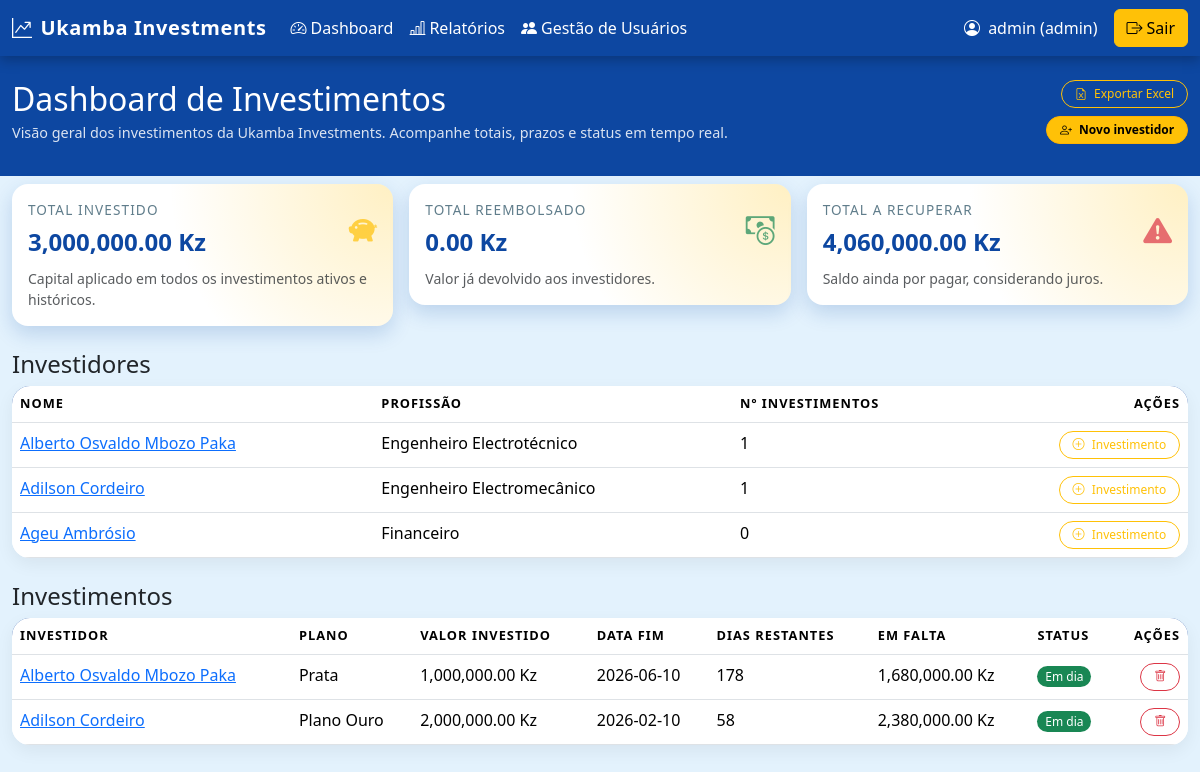
Page /dashboard (signed in) on the earlier database version.
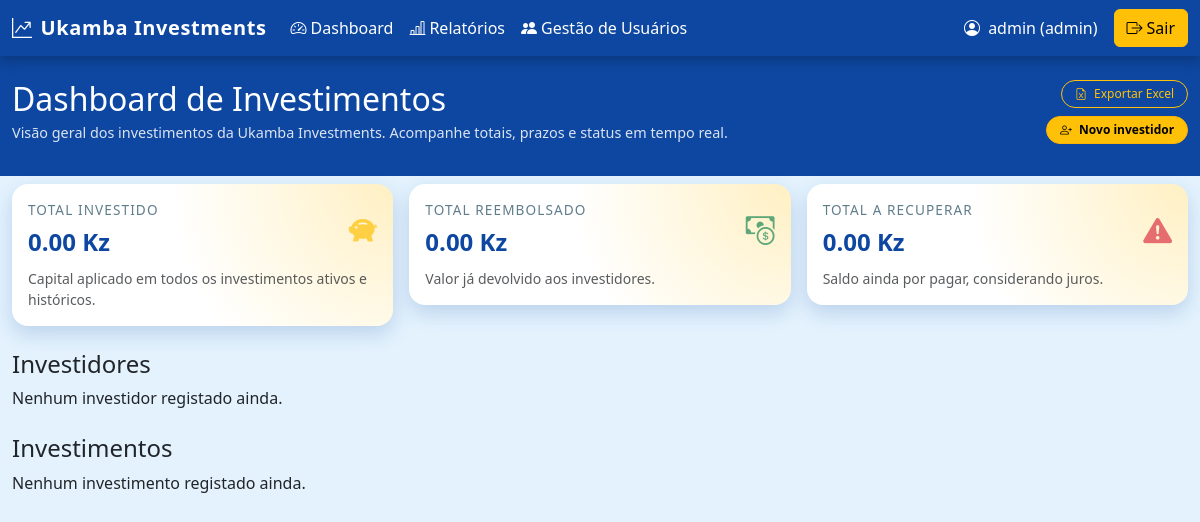
Same page on the later database version.
### main.py (models this page shows, shortened)
class User(db.Model, UserMixin):
    id = db.Column(db.Integer, primary_key=True)
    username = db.Column(db.String(50), unique=True, nullable=False)
    password_hash = db.Column(db.String(200), nullable=False)
    role = db.Column(db.String(20), nullable=False, default="gestor")
    is_active = db.Column(db.Boolean, default=True)
    created_at = db.Column(db.DateTime, default=datetime.utcnow)

class Investor(db.Model):
    id = db.Column(db.Integer, primary_key=True)
    nome = db.Column(db.String(100), nullable=False)
    profissao = db.Column(db.String(100))
    created_at = db.Column(db.DateTime, default=datetime.utcnow)
    investments = db.relationship("Investment", backref="investor", lazy=True)
    @property
    def numero_investimentos(self):
        return len(self.investments)

class Investment(db.Model):
    id = db.Column(db.Integer, primary_key=True)
    investor_id = db.Column(db.Integer, db.ForeignKey("investor.id"), nullable=False)
    plano = db.Column(db.String(50))
    valor_investido = db.Column(db.Float, nullable=False)
    taxa_juro = db.Column(db.Float, nullable=False)  # taxa total do período (juros compostos)
    meses = db.Column(db.Integer, nullable=False)
    data_inicio = db.Column(db.Date, nullable=False)
    data_fim = db.Column(db.Date, nullable=False)
    valor_reembolsado = db.Column(db.Float, default=0.0)
    def valor_total_a_receber(self):
        return self.valor_investido * (1 + self.taxa_juro)
    def valor_em_falta(self):
        return self.valor_total_a_receber() - self.valor_reembolsado
    def dias_restantes(self):
        hoje = datetime.utcnow().date()
        return (self.data_fim - hoje).days
    def esta_atrasado(self):
        return self.dias_restantes() < 0 and self.valor_em_falta() > 0

### main.py (the view)
@app.route("/dashboard")
@require_roles("admin", "gestor", "leitura")
def dashboard():
    investidores = Investor.query.all()
    investments = Investment.query.all()
    total_investido = sum(inv.valor_investido for inv in investments)
    total_reembolsado = sum(inv.valor_reembolsado for inv in investments)
    total_a_recuperar = sum(inv.valor_em_falta() for inv in investments)
    return render_template(
        "index.html",
        investidores=investidores,
        investments=investments,
        total_investido=total_investido,
        total_reembolsado=total_reembolsado,
        total_a_recuperar=total_a_recuperar,
    )

### main.py (called while the page is built)
@login_manager.user_loader
def load_user(user_id):
    return User.query.get(int(user_id))

def require_roles(*roles):
    def decorator(func):
        @wraps(func)
        @login_required
        def wrapper(*args, **kwargs):
            if not getattr(current_user, "is_active", True):
                logout_user()
                flash("Conta desativada. Contacte o administrador.", "danger")
                return redirect(url_for("login"))
            user_role = getattr(current_user, "role", None)
            if user_role not in roles:
                flash("Sem permissão para aceder a esta página.", "danger")
                return redirect(url_for("dashboard"))
            return func(*args, **kwargs)
        return wrapper
    return decorator

### templates/index.html (shortened to what this page needs)
{% extends "base.html" %}
{% block content %}
<div class="d-flex justify-content-between align-items-start mb-4">
  <div>
    <h2 class="section-header mb-1">Dashboard de Investimentos</h2>
    <p class="section-subtitle">
      Visão geral dos investimentos da Ukamba Investments. Acompanhe totais, prazos e status em tempo real.
    </p>
  </div>
  <div class="text-end d-none d-md-block">
    <a href="{{ url_for('exportar_excel') }}" class="btn btn-outline-primary btn-sm mb-2">
      <i class="bi bi-file-earmark-excel me-1"></i> Exportar Excel
    </a>
    <br>
    <a href="{{ url_for('new_investor') }}" class="btn btn-primary btn-sm">
      <i class="bi bi-person-plus me-1"></i> Novo investidor
    </a>
  </div>
</div>
<div class="row g-3 mb-4">
  <div class="col-md-4">
    <div class="card card-dashboard">
      <div class="card-body">
        <div class="d-flex justify-content-between align-items-center">
          <div>
            <div class="card-dashboard-title">Total investido</div>
            <div class="card-dashboard-value">
              {{ "{:,.2f}".format(total_investido) }} Kz
            </div>
          </div>
          <div class="card-dashboard-icon text-warning">
            <i class="bi bi-piggy-bank-fill"></i>
          </div>
        </div>
        <div class="mt-2 text-muted small">
          Capital aplicado em todos os investimentos ativos e históricos.
        </div>
      </div>
    </div>
  </div>
  <div class="col-md-4">
    <div class="card card-dashboard">
      <div class="card-body">
        <div class="d-flex justify-content-between align-items-center">
          <div>
            <div class="card-dashboard-title">Total reembolsado</div>
            <div class="card-dashboard-value">
              {{ "{:,.2f}".format(total_reembolsado) }} Kz
            </div>
          </div>
          <div class="card-dashboard-icon text-success">
            <i class="bi bi-cash-coin"></i>
          </div>
        </div>
        <div class="mt-2 text-muted small">
          Valor já devolvido aos investidores.
        </div>
      </div>
    </div>
  </div>
  <div class="col-md-4">
    <div class="card card-dashboard">
      <div class="card-body">
        <div class="d-flex justify-content-between align-items-center">
          <div>
            <div class="card-dashboard-title">Total a recuperar</div>
            <div class="card-dashboard-value">
              {{ "{:,.2f}".format(total_a_recuperar) }} Kz
            </div>
          </div>
          <div class="card-dashboard-icon text-danger">
            <i class="bi bi-exclamation-triangle-fill"></i>
          </div>
        </div>
        <div class="mt-2 text-muted small">
          Saldo ainda por pagar, considerando juros.
        </div>
      </div>
    </div>
  </div>
</div>
<div class="d-flex justify-content-between align-items-center mb-2">
  <h4 class="mb-0">Investidores</h4>
</div>
{% if investidores %}
<div class="table-dashboard mb-4">
  <table class="table table-hover mb-0">
    <thead>
      <tr>
        <th>Nome</th>
        <th>Profissão</th>
        <th>Nº investimentos</th>
        <th class="text-end">Ações</th>
      </tr>
    </thead>
    <tbody>
      {% for invst in investidores %}
      <tr>
        <td>
          <a href="{{ url_for('investor_detail', investor_id=invst.id) }}">
            {{ invst.nome }}
          </a>
        </td>
        <td>{{ invst.profissao or "-" }}</td>
        <td>{{ invst.numero_investimentos }}</td>
        <td class="text-end">
          <a href="{{ url_for('new_investment', investor_id=invst.id) }}"
             class="btn btn-sm btn-outline-primary">
            <i class="bi bi-plus-circle me-1"></i> Investimento
          </a>
        </td>
      </tr>
      {% endfor %}
    </tbody>
  </table>
</div>
{% else %}
<p>Nenhum investidor registado ainda.</p>
{% endif %}
<div class="d-flex justify-content-between align-items-center mb-2 mt-4">
  <h4 class="mb-0">Investimentos</h4>
</div>
{% if investments %}
<div class="table-dashboard">
  <table class="table table-hover mb-0">
    <thead>
      <tr>
        <th>Investidor</th>
        <th>Plano</th>
        <th>Valor investido</th>
        <th>Data fim</th>
        <th>Dias restantes</th>
        <th>Em falta</th>
        <th>Status</th>
        <th class="text-end">Ações</th>
      </tr>
    </thead>
    <tbody>
      {% for inv in investments %}
      <tr>
        <td>
          <a href="{{ url_for('investor_detail', investor_id=inv.investor_id) }}">
            {{ inv.investor.nome }}
          </a>
        </td>
        <td>{{ inv.plano }}</td>
        <td>{{ "{:,.2f}".format(inv.valor_investido) }} Kz</td>
        <td>{{ inv.data_fim }}</td>
        <td>{{ inv.dias_restantes() }}</td>
        <td>{{ "{:,.2f}".format(inv.valor_em_falta()) }} Kz</td>
        <td>
          {% if inv.esta_atrasado() %}
            <span class="badge bg-danger">Atrasado</span>
          {% elif inv.dias_restantes() <= 30 %}
            <span class="badge bg-warning text-dark">A vencer</span>
          {% else %}
            <span class="badge bg-success">Em dia</span>
          {% endif %}
        </td>
        <td class="text-end">
          <form method="post"
                action="{{ url_for('delete_investment', investment_id=inv.id) }}"
                onsubmit="return confirm('Tem certeza que deseja apagar este investimento?');"
                class="d-inline">
            <button type="submit" class="btn btn-sm btn-outline-danger">
              <i class="bi bi-trash"></i>
            </button>
          </form>
        </td>
      </tr>
      {% endfor %}
    </tbody>
  </table>
</div>
{% else %}
<p>Nenhum investimento registado ainda.</p>
{% endif %}
{% endblock %}

### templates/base.html (shortened to what this page needs)
<!doctype html>
<html lang="pt">
  <head>
    <link rel="stylesheet"
          href="https://cdn.jsdelivr.net/npm/bootstrap@5.3.3/dist/css/bootstrap.min.css">
    <link rel="stylesheet"
          href="https://cdn.jsdelivr.net/npm/bootstrap-icons@1.11.3/font/bootstrap-icons.css">
    <link rel="stylesheet" href="{{ url_for('static', filename='style.css') }}">
  </head>
  <body>
    <nav class="navbar navbar-expand-lg" style="background-color:#0D47A1;">
      <div class="container-fluid">
        <a class="navbar-brand text-white fw-bold d-flex align-items-center gap-2"
           href="{{ url_for('dashboard') }}">
          <i class="bi bi-graph-up-arrow"></i>
          Ukamba Investments
        </a>
        {% if current_user.is_authenticated %}
        <div class="collapse navbar-collapse" id="menuNav">
          <ul class="navbar-nav me-auto mb-2 mb-lg-0">
            <li class="nav-item">
              <a class="nav-link text-white" href="{{ url_for('dashboard') }}">
                <i class="bi bi-speedometer2 me-1"></i>Dashboard
              </a>
            </li>
            <li class="nav-item">
              <a class="nav-link text-white" href="{{ url_for('relatorios') }}">
                <i class="bi bi-bar-chart-line me-1"></i>Relatórios
              </a>
            </li>
            {% if current_user.is_authenticated and current_user.role == "admin" %}
            <li class="nav-item">
              <a class="nav-link text-white" href="{{ url_for('admin_users') }}">
                <i class="bi bi-people-fill me-1"></i>Gestão de Usuários
              </a>
            </li>
            {% endif %}
          </ul>
          <span class="navbar-text text-white me-3">
            <i class="bi bi-person-circle me-1"></i>
            {{ current_user.username }} ({{ current_user.role }})
          </span>
          <a class="btn btn-warning" href="{{ url_for('logout') }}">
            <i class="bi bi-box-arrow-right me-1"></i>Sair
          </a>
        </div>
        {% endif %}
      </div>
    </nav>
    <main class="container main-container py-4">
      {% block content %}{% endblock %}
    </main>
  </body>
</html>

### static/style.css (style rules this page uses)
body { min-height: 100vh; margin: 0; background: linear-gradient(180deg, #0D47A1 0%, #0D47A1 22%, #E3F2FD 22%, #E3F2FD 100%) !important; font-family: system-ui, -apple-system, BlinkMacSystemFont, "Segoe UI", sans-serif; }
.main-container { max-width: 1200px; }
.navbar { box-shadow: 0 4px 12px rgba(0, 0, 0, 0.25); }
.navbar-brand { letter-spacing: 0.03em; }
.card-dashboard { border: none; border-radius: 18px; box-shadow: 0 8px 20px rgba(13, 71, 161, 0.18); position: relative; overflow: hidden; background: #ffffff; }
.card-dashboard .card-body { position: relative; z-index: 2; }
.card-dashboard::before { content: ""; position: absolute; inset: 0; background: radial-gradient(circle at top right, rgba(255, 193, 7, 0.3), transparent 55%); opacity: 0.8; z-index: 1; }
.card-dashboard-icon { font-size: 1.8rem; opacity: 0.7; }
.card-dashboard-title { font-size: 0.85rem; text-transform: uppercase; letter-spacing: 0.08em; color: #607D8B; margin-bottom: 0.2rem; }
.card-dashboard-value { font-size: 1.5rem; font-weight: 700; color: #0D47A1; }
.btn-primary { background-color: #FFC107 !important; border-color: #FFB300 !important; color: #000 !important; font-weight: 600; border-radius: 999px; padding-inline: 1.4rem; }
.btn-outline-primary { border-color: #FFC107 !important; color: #FFC107 !important; border-radius: 999px; font-weight: 500; }
.btn-sm { font-size: 0.75rem; padding-block: 0.25rem; padding-inline: 0.8rem; }
.section-header { color: #ffffff; }
.section-subtitle { color: rgba(255, 255, 255, 0.85); font-size: 0.9rem; }
.card { border-radius: 16px; }

Differences in the rows shown:
removed Investor: nome "Alberto Osvaldo Mbozo Paka", profissao "Engenheiro Electrotécnico", numero_investimentos "1"
removed Investor: nome "Adilson Cordeiro", profissao "Engenheiro Electromecânico", numero_investimentos "1"
removed Investor: nome "Ageu Ambrósio", profissao "Financeiro", numero_investimentos "0"
removed Investment: investor.nome "Alberto Osvaldo Mbozo Paka", plano "Prata", valor_investido "1,000,000.00", data_fim "2026-06-10", dias_restantes "178", valor_em_falta "1,680,000.00", shows "Em dia"
removed Investment: investor.nome "Adilson Cordeiro", plano "Plano Ouro", valor_investido "2,000,000.00", data_fim "2026-02-10", dias_restantes "58", valor_em_falta "2,380,000.00", shows "Em dia"
Other differences:
{{ "{:,.2f}".format(total_investido) }}: "3,000,000.00" → "0.00"
{{ "{:,.2f}".format(total_a_recuperar) }}: "4,060,000.00" → "0.00"
text no longer shown: "NOME PROFISSÃO Nº INVESTIMENTOS AÇÕES INVESTIDOR PLANO VALOR INVESTIDO DATA FIM DIAS RESTANTES EM FALTA STATUS AÇÕES"
text now shown: "Nenhum investidor registado ainda. Nenhum investimento registado ainda."
